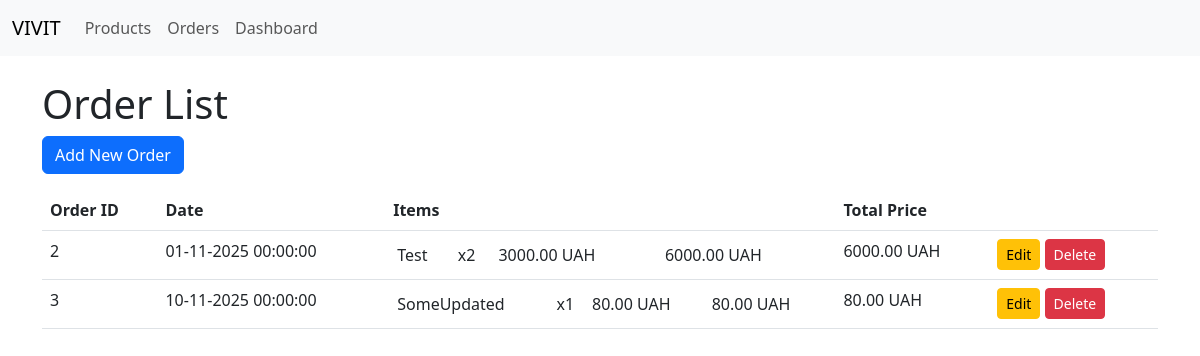
The app's page /order/list with its own data.
### app/models.py (models this page shows, shortened)
class Order(db.Model):
    __tablename__ = "order"
    id = db.Column(db.Integer, primary_key=True)
    created_at = db.Column(db.DateTime, nullable=False, default=datetime.utcnow)
    items = db.relationship(
        "OrderItem", back_populates="order", cascade="all, delete-orphan"
    )
    @property
    def total(self):
        total = Decimal("0")
        for item in self.items:
            total += Decimal(item.quantity) * Decimal(item.unit_price)
        return total

class OrderItem(db.Model):
    __tablename__ = "order_item"
    order_id = db.Column(db.Integer, db.ForeignKey("order.id"), primary_key=True)
    product_id = db.Column(db.Integer, db.ForeignKey("product.id"), primary_key=True)
    quantity = db.Column(db.Integer, nullable=False, default=1)
    unit_price = db.Column(Numeric(10, 2), nullable=False)
    order = db.relationship("Order", back_populates="items")
    product = db.relationship("Product")

class Product(db.Model):
    __tablename__ = "product"
    id = db.Column(db.Integer, primary_key=True)
    name = db.Column(db.String(100), nullable=False)
    cost = db.Column(Numeric(10, 2), nullable=False)
    margin = db.Column(Numeric(10, 2), nullable=True)

### app/order/routes.py (the view)
@login_required
@order.route("/list", methods=["GET"])
def orders_list():
    orders = Order.query.all()
    return render_template("order/list.html", orders=orders)

### app/templates/order/list.html (shortened to what this page needs)
{% extends "base.html" %}
{% block content %}
<h1>Order List</h1>
<a href="{{ url_for('order.add_order') }}" class="btn btn-primary mb-3">Add New Order</a>
<table class="table">
    <thead>
        <tr>
            <th>Order ID</th>
            <th>Date</th>
            <th>Items</th>
            <th>Total Price</th>
            <th></th>
        </tr>
    </thead>
    <tbody>
        {% for order in orders %}
        <tr id="orderRow-{{order.id}}">
            <td>{{ order.id }}</td>
            <td>{{ order.created_at.strftime('%d-%m-%Y %H:%M:%S') }}</td>
            <td>
                <ul class="list-group">
                    <table class="table table-sm table-borderless mb-0">
                        {% for item in order.items %}
                        <tr>
                            <td>{{ item.product.name }}</td>
                            <td>x{{ item.quantity }}</td>
                            <td>{{ '%.2f' | format(item.unit_price) }} UAH</td>
                            <td>{{ '%.2f' | format(item.unit_price * item.quantity) }} UAH</td>
                        </tr>
                        {% endfor %}
                    </table>
                </ul>
            </td>
            <td>{{ '%.2f' | format(order.total) }} UAH</td>
            <td>
                <a href="{{ url_for('order.edit_order', order_id=order.id) }}" class="btn btn-sm btn-warning">Edit</a>
                <a onclick="deleteOrder({{ order.id }})" class="btn btn-sm btn-danger">Delete</a>
            </td>
        </tr>
        {% endfor %}
    </tbody>
</table>
{% endblock %}

### records on screen
Order: id "2", created_at "01-11-2025 00:00:00"
OrderItem: product.name "Test", quantity "2", unit_price "3000.00", item.unit_price*item.quantity "6000.00", total "6000.00"
Order: id "3", created_at "10-11-2025 00:00:00"
OrderItem: product.name "SomeUpdated", quantity "1", unit_price "80.00", item.unit_price*item.quantity "80.00", total "80.00"
